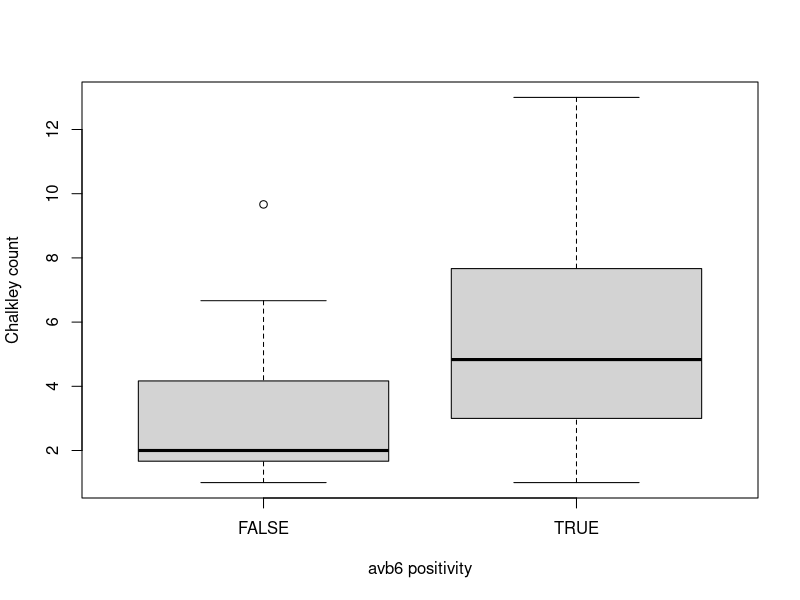
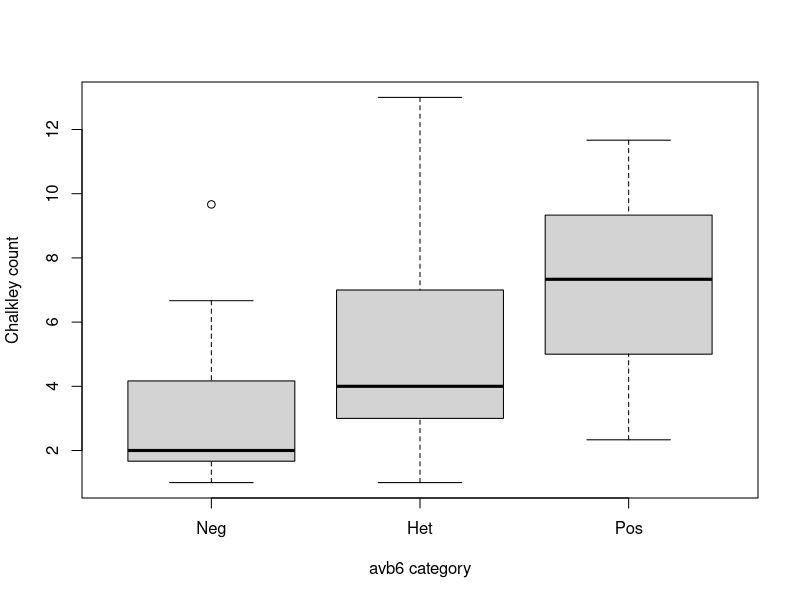

Source code (R) for these figures, in order:
## -----------------------------------------------------------------------------
##load avb6 data
mydta=read.csv("181008-classdta.csv")
colnames(mydta)


## -----------------------------------------------------------------------------
## look at data first few rows using head() function
head(mydta)


## -----------------------------------------------------------------------------
table(mydta$B6)


## -----------------------------------------------------------------------------
table(mydta$B6t)


## -----------------------------------------------------------------------------
summary(mydta$CHALKLEY)


## -----------------------------------------------------------------------------
#Number in each GRADE category
table(mydta$GRADE)


## -----------------------------------------------------------------------------
## Chalkley by avb6 positivity
png(file="charts/box1.png")
boxplot(split(mydta$CHALKLEY, mydta$B6), xlab="avb6 positivity", ylab="Chalkley count")
dev.off()

## Chalkley by avb6 trend
png(file="charts/box2.png")
boxplot(split(mydta$CHALKLEY, mydta$B6t), names=c("Neg", "Het", "Pos"), ylab="Chalkley count", xlab="avb6 category")
dev.off()


## -----------------------------------------------------------------------------
tapply(mydta$CHALKLEY, mydta$B6, summary)


## -----------------------------------------------------------------------------
tapply(mydta$CHALKLEY, mydta$B6t, summary)


## -----------------------------------------------------------------------------
##classical t-test - assuming constant variance, t-distribution reference
myttest=t.test(mydta$CHALKLEY[mydta$B6==0], mydta$CHALKLEY[mydta$B6==1], var.equal=TRUE)
myttest


## -----------------------------------------------------------------------------
##t-test that allows different variance between groups (Welch t-test)
t.test(mydta$CHALKLEY[mydta$B6==0], mydta$CHALKLEY[mydta$B6==1], var.equal=FALSE)


## -----------------------------------------------------------------------------
wilcox.test(mydta$CHALKLEY[mydta$B6==0], mydta$CHALKLEY[mydta$B6==1])


## -----------------------------------------------------------------------------
crosstab=table(mydta$GRADE==2,mydta$B6==1)
crosstab
ngrade=table(mydta$GRADE==2)
npos=crosstab[,2]
prop.test(npos, ngrade)

